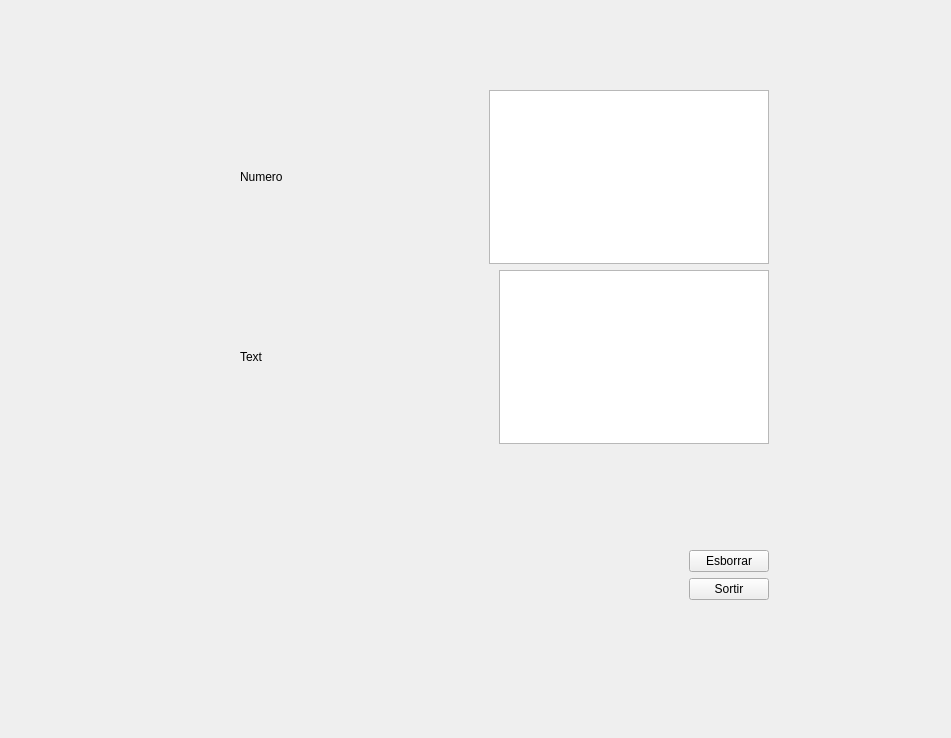
<?xml version="1.0" encoding="UTF-8"?>
<ui version="4.0">
 <class>Form</class>
 <widget class="QWidget" name="Form">
  <property name="geometry">
   <rect>
    <x>0</x>
    <y>0</y>
    <width>951</width>
    <height>738</height>
   </rect>
  </property>
  <property name="windowTitle">
   <string>Form</string>
  </property>
  <widget class="QWidget" name="">
   <property name="geometry">
    <rect>
     <x>240</x>
     <y>90</y>
     <width>529</width>
     <height>510</height>
    </rect>
   </property>
   <layout class="QVBoxLayout" name="verticalLayout_5">
    <item>
     <layout class="QVBoxLayout" name="verticalLayout_3">
      <item>
       <layout class="QHBoxLayout" name="horizontalLayout">
        <property name="spacing">
         <number>6</number>
        </property>
        <item>
         <widget class="QLabel" name="label">
          <property name="text">
           <string>Numero</string>
          </property>
         </widget>
        </item>
        <item>
         <spacer name="horizontalSpacer">
          <property name="orientation">
           <enum>Qt::Horizontal</enum>
          </property>
          <property name="sizeType">
           <enum>QSizePolicy::Fixed</enum>
          </property>
          <property name="sizeHint" stdset="0">
           <size>
            <width>200</width>
            <height>20</height>
           </size>
          </property>
         </spacer>
        </item>
        <item>
         <widget class="QTextEdit" name="textEdit"/>
        </item>
       </layout>
      </item>
      <item>
       <layout class="QHBoxLayout" name="horizontalLayout_2">
        <item>
         <widget class="QLabel" name="label_2">
          <property name="text">
           <string>Text</string>
          </property>
         </widget>
        </item>
        <item>
         <spacer name="horizontalSpacer_2">
          <property name="orientation">
           <enum>Qt::Horizontal</enum>
          </property>
          <property name="sizeType">
           <enum>QSizePolicy::Fixed</enum>
          </property>
          <property name="sizeHint" stdset="0">
           <size>
            <width>230</width>
            <height>20</height>
           </size>
          </property>
         </spacer>
        </item>
        <item>
         <widget class="QTextEdit" name="textEdit_2"/>
        </item>
       </layout>
      </item>
     </layout>
    </item>
    <item>
     <spacer name="verticalSpacer">
      <property name="orientation">
       <enum>Qt::Vertical</enum>
      </property>
      <property name="sizeType">
       <enum>QSizePolicy::Fixed</enum>
      </property>
      <property name="sizeHint" stdset="0">
       <size>
        <width>20</width>
        <height>100</height>
       </size>
      </property>
     </spacer>
    </item>
    <item>
     <layout class="QHBoxLayout" name="horizontalLayout_3">
      <item>
       <spacer name="horizontalSpacer_3">
        <property name="orientation">
         <enum>Qt::Horizontal</enum>
        </property>
        <property name="sizeHint" stdset="0">
         <size>
          <width>40</width>
          <height>20</height>
         </size>
        </property>
       </spacer>
      </item>
      <item>
       <layout class="QVBoxLayout" name="verticalLayout_8">
        <item>
         <layout class="QVBoxLayout" name="verticalLayout_7">
          <item>
           <layout class="QVBoxLayout" name="verticalLayout_6">
            <item>
             <widget class="QPushButton" name="pushButton">
              <property name="text">
               <string>Esborrar</string>
              </property>
             </widget>
            </item>
            <item>
             <widget class="QPushButton" name="pushButton_2">
              <property name="text">
               <string>Sortir</string>
              </property>
             </widget>
            </item>
           </layout>
          </item>
         </layout>
        </item>
       </layout>
      </item>
     </layout>
    </item>
    <item>
     <layout class="QVBoxLayout" name="verticalLayout_4"/>
    </item>
   </layout>
  </widget>
 </widget>
 <resources/>
 <connections>
  <connection>
   <sender>pushButton</sender>
   <signal>released()</signal>
   <receiver>textEdit_2</receiver>
   <slot>clear()</slot>
   <hints>
    <hint type="sourcelabel">
     <x>728</x>
     <y>538</y>
    </hint>
    <hint type="destinationlabel">
     <x>710</x>
     <y>292</y>
    </hint>
   </hints>
  </connection>
  <connection>
   <sender>pushButton</sender>
   <signal>released()</signal>
   <receiver>textEdit</receiver>
   <slot>clear()</slot>
   <hints>
    <hint type="sourcelabel">
     <x>738</x>
     <y>532</y>
    </hint>
    <hint type="destinationlabel">
     <x>721</x>
     <y>225</y>
    </hint>
   </hints>
  </connection>
  <connection>
   <sender>pushButton_2</sender>
   <signal>released()</signal>
   <receiver>Form</receiver>
   <slot>close()</slot>
   <hints>
    <hint type="sourcelabel">
     <x>754</x>
     <y>581</y>
    </hint>
    <hint type="destinationlabel">
     <x>846</x>
     <y>576</y>
    </hint>
   </hints>
  </connection>
 </connections>
</ui>
